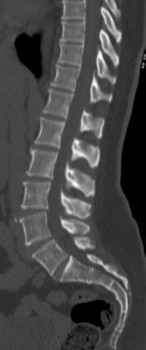
%> input picture Lab 4/Picture2.jpg, 146 x 350 px
$ octave p2.m   (GNU Octave 9; MATLAB toolbox functions it lacks are replaced by stand-ins)
%> lines starting %> are read from the running program, lines starting %| are printed output that depends on the picture
img = imread('Picture2.jpg');
%> img is the input picture: size 350x146x3 uint8; min 0, max 255, mean 71.1
if size(img,3) == 3

   img = rgb2gray(img);
%> img: size 350x146 uint8

end
noisy_img = imnoise(img, 'gaussian', 0, 0.01);
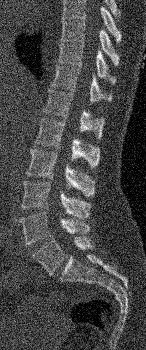
%> noisy_img: size 350x146 uint8; min 0, max 255, mean 71.7
gaussian_filter = fspecial('gaussian', [5 5], 1);
filtered_img = imfilter(noisy_img, gaussian_filter, 'same');
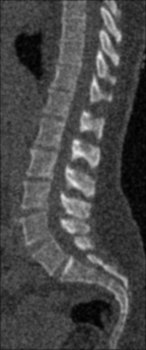
%> filtered_img: size 350x146 uint8; min 1, max 241, mean 71.4
figure;
subplot(1,3,1), imshow(img), title('Original Image');
subplot(1,3,2), imshow(noisy_img), title('Gaussian Noisy Image');
subplot(1,3,3), imshow(filtered_img), title('Denoised Image (Gaussian Filter)');

$ run again, with Lab 4/Picture1.jpg copied over Lab 4/Picture2.jpg
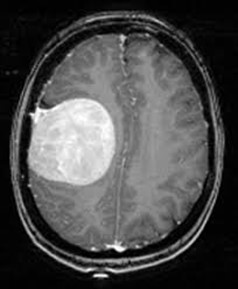
%> input picture Lab 4/Picture1.jpg, 238 x 289 px
%> img is the input picture: size 289x238x3 uint8; min 0, max 255, mean 75.8
%> img: size 289x238 uint8
%> `noisy_img = imnoise(img, 'gaussian', 0, 0.01);`:
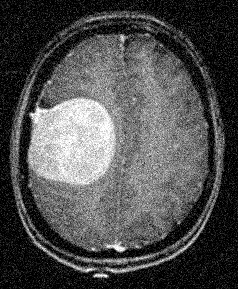
%> noisy_img: size 289x238 uint8; min 0, max 255, mean 78.7
%> `filtered_img = imfilter(noisy_img, gaussian_filter, 'same');`:
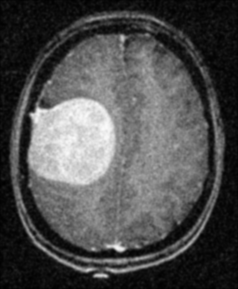
%> filtered_img: size 289x238 uint8; min 0, max 250, mean 78.7

$ run again, with Lab 4/Picture3.jpg copied over Lab 4/Picture2.jpg
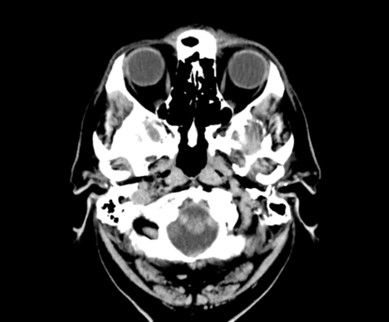
%> input picture Lab 4/Picture3.jpg, 389 x 322 px
%> img is the input picture: size 322x389x3 uint8; min 0, max 255, mean 51.3
%> img: size 322x389 uint8
%> `noisy_img = imnoise(img, 'gaussian', 0, 0.01);`:
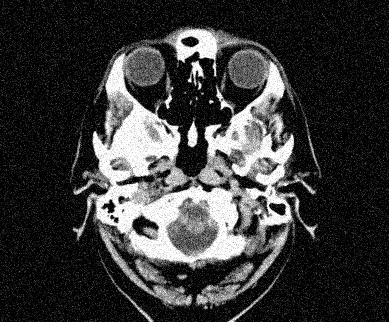
%> noisy_img: size 322x389 uint8; min 0, max 255, mean 57.1
%> `filtered_img = imfilter(noisy_img, gaussian_filter, 'same');`:
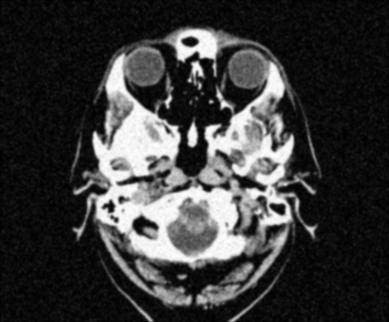
%> filtered_img: size 322x389 uint8; min 0, max 254, mean 57.1
